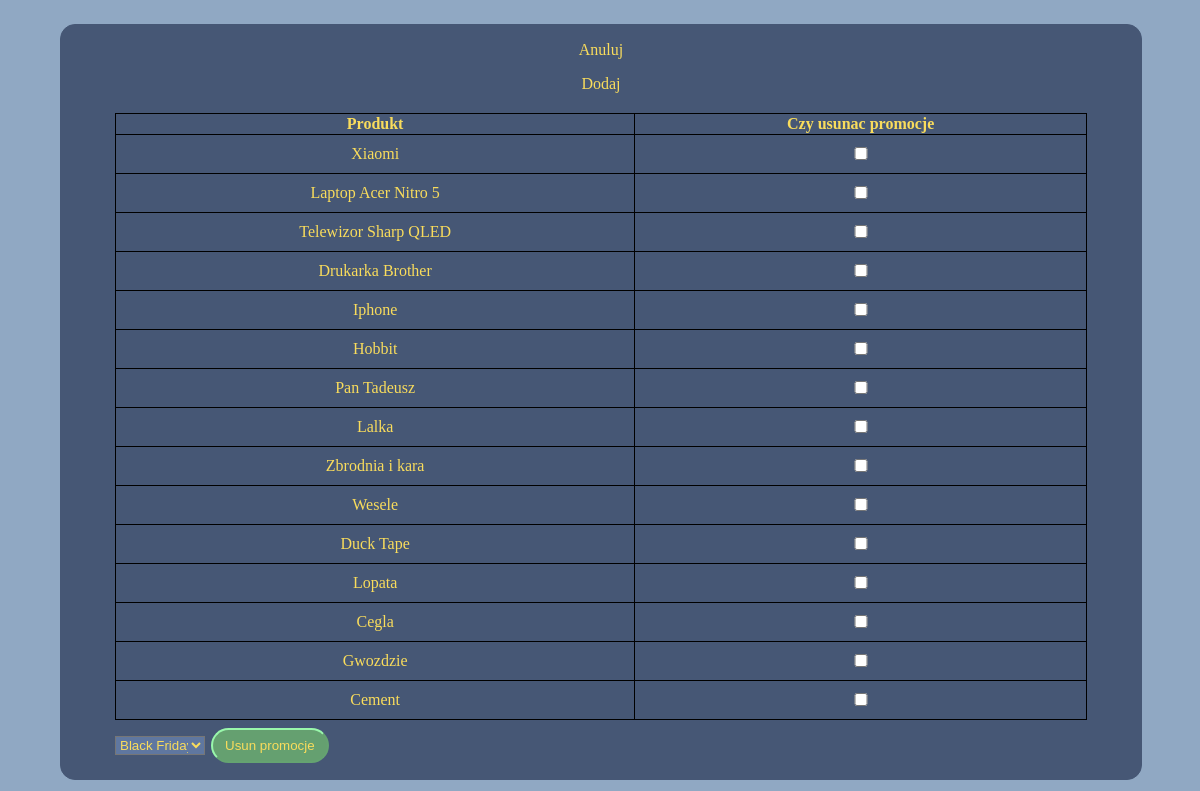
The page /admin/usuwanie-promocji/promocja-produkt-usun.php on the database its author committed.
### tables this page shows
CREATE TABLE `produkt` (
  `produkt_id` int(10) UNSIGNED NOT NULL,
  `nazwa` varchar(60) NOT NULL,
  `kategoria_id` int(10) UNSIGNED NOT NULL,
  `cena` decimal(10,0) UNSIGNED NOT NULL,
  `fotografia` varchar(70) NOT NULL,
  `producent_id` int(10) UNSIGNED NOT NULL,
  `opis` varchar(150) NOT NULL,
  `ilosc` tinyint(3) UNSIGNED NOT NULL
);

### admin/usuwanie-promocji/promocja-produkt-usun.php (the view, shortened to what this page needs)
<!DOCTYPE html>
<html lang="en">
<head>
    <link rel="stylesheet" href="../../style/style-globalne.css">
    <link rel="stylesheet" href="../../style/style-tabelka-panelu.css">
</head>
<body>
    <section class="tabelka-panelu">
        <a href="../sposob-dodania-promocji.php">Anuluj</a>
        <a href="">Dodaj</a>
        <?php
        include("../../config/config.php");
        $query = "SELECT * FROM `produkt`";
        $result = $connection->query($query);
        echo "<form method=\"post\">";
        echo "<table>";
        echo "<tr> <th>Produkt</th> <th>Czy usunac promocje</th> <tr>";
        while ($row = $result->fetch_assoc()) {
            $nazwa = htmlspecialchars($row['nazwa']);
            echo "<tr> <td style=\"padding:10px;\">{$nazwa}</td> <td><input type=\"checkbox\" name=\"ids[]\" value=\"{$row['produkt_id']}\"></td> </tr>";
        }
        echo "</table>";
        $query = "SELECT * FROM `promocja`";
        $result = $connection->query($query);
        echo "<select style=\"margin-left:4.5vw;\" name=\"promocja\">";
        while ($row = $result->fetch_assoc()) {
            $nazwa = htmlspecialchars($row['promocja']);
            echo "<option value=\"{$row['promocja_id']}\">{$nazwa}</option>";
        }
        echo "</select>";
        echo "<button style=\"margin-left:0.5vw;\" type=\"submit\" name=\"submit\">Usun promocje</button>";
        echo "</form>";
        ?>
    </section>
</body>
</html>

### style/style-globalne.css (style rules this page uses)
body { margin: 0px; background-color: #90A8C3; }
button { background-color: #65a070; border-color: #99F7AB; padding: 8px 12px; cursor: pointer; border-radius: 20px; color: white; }
table { border: 1px solid black; padding: 1vw; width:90%; text-align: center; border-collapse: collapse; border-radius: 15px; margin-left:5%; margin-top:2.5vh; }
td, th { border: 1px solid black; }
input , textarea, select { background-color: #5f77a0; }
* { color: #F9DC5C; }
a { text-decoration: none; }

### style/style-tabelka-panelu.css (style rules this page uses)
.tabelka-panelu { background-color: #465775; width:90vw; height: auto; position: relative; top:3vh; left:5vw; border-radius: 15px; border:1px solid #465775; padding-bottom: 1vh; }
.tabelka-panelu a { margin-top: 2vh; display: flex; justify-content: center; }
button { height: auto; margin-top: 1vh; margin-bottom: 1vh; color: #F9DC5C; }
input, textarea, select { width: 7.5vw; }

### rows shown on the page
produkt: nazwa "Xiaomi"
produkt: nazwa "Laptop Acer Nitro 5"
produkt: nazwa "Telewizor Sharp QLED"
produkt: nazwa "Drukarka Brother"
produkt: nazwa "Iphone"
produkt: nazwa "Hobbit"
produkt: nazwa "Pan Tadeusz"
produkt: nazwa "Lalka"
produkt: nazwa "Zbrodnia i kara"
produkt: nazwa "Wesele"
produkt: nazwa "Duck Tape"
produkt: nazwa "Lopata"
produkt: nazwa "Cegla"
produkt: nazwa "Gwozdzie"
produkt: nazwa "Cement"

### other values the page prints
form field promocja "Black Friday"
